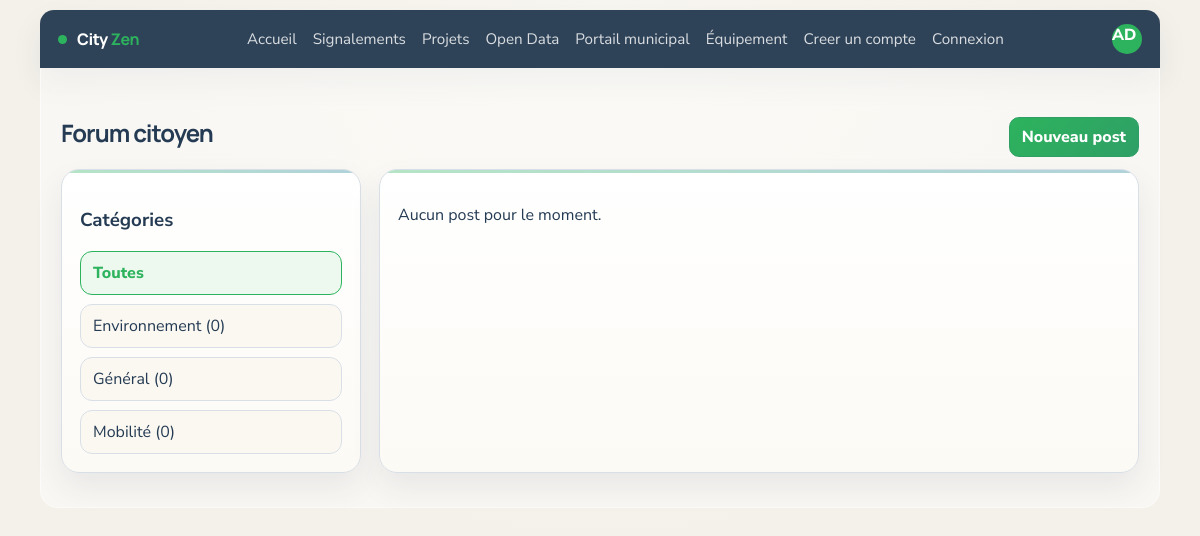
The page /forum/index.php on the database its author committed.
### tables this page shows
CREATE TABLE forum_categories (
  id INT UNSIGNED NOT NULL AUTO_INCREMENT,
  name VARCHAR(100) NOT NULL,
  description TEXT NULL,
  PRIMARY KEY (id),
  UNIQUE KEY uq_forum_categories_name (name)
);

### core/data.php (called while the page is built, shortened)
<?php
$cityzenNow = new DateTimeImmutable('now');
$appName = (string) (getenv('CITYZEN_APP_NAME') ?: 'projet');
$cityName = (string) (getenv('CITYZEN_CITY_NAME') ?: 'Municipalite de Tunis');

### core/auth.php (called while the page is built, shortened)
<?php
function cityzen_is_logged_in(): bool
{
    $u = $_SESSION['cityzen_user'] ?? null;
    return is_array($u) && ($u['username'] ?? '') !== '';
}
function cityzen_is_agent(): bool
{
    return ($_SESSION['cityzen_user']['role'] ?? '') === 'admin';
}
function cityzen_user_initials(): string
{
    $name = trim((string) ($_SESSION['cityzen_user']['full_name'] ?? ''));
    if ($name === '') {
        $name = (string) ($_SESSION['cityzen_user']['username'] ?? '');
    }
    global $cityzen;
    return (string) ($cityzen['user']['initials'] ?? '??');
}
function cityzen_public_nav_items(array $items): array
{
    return array_values(array_filter(
        $items,
        static fn (array $i): bool => ($i['key'] ?? '') !== 'back-office'
    ));
}
function cityzen_full_public_nav(array $items): array
{
    $nav = cityzen_public_nav_items($items);
    if (cityzen_is_logged_in()) {
        $nav[] = ['key' => 'settings', 'label' => 'Parametres', 'url' => '/controller/settings.php'];
        $nav[] = ['key' => 'logout', 'label' => 'Deconnexion', 'url' => '/controller/logout.php'];
    } else {
        $nav[] = ['key' => 'register', 'label' => 'Creer un compte', 'url' => '/register.php'];
        $nav[] = ['key' => 'agent-login', 'label' => 'Connexion', 'url' => '/controller/login.php'];
    }
    return $nav;
}

### core/forum_store.php (called while the page is built, shortened)
<?php
function cityzen_forum_categories_with_count(): array
{
    $pdo = cityzen_db();
    $sql = 'SELECT c.id, c.name, c.description, COUNT(p.id) AS posts_count
            FROM forum_categories c
            LEFT JOIN forum_posts p ON p.category_id = c.id
            GROUP BY c.id, c.name, c.description
            ORDER BY c.name ASC';
    $rows = $pdo->query($sql)->fetchAll();
    return array_map(static function (array $r): array {
        return [
            'id' => (int) $r['id'],
            'name' => (string) $r['name'],
            'description' => isset($r['description']) ? (string) $r['description'] : null,
            'posts_count' => (int) $r['posts_count'],
        ];
    }, $rows);
}
function cityzen_forum_posts(?int $categoryId = null, int $limit = 50): array
{
    $pdo = cityzen_db();
    $limit = max(1, min(200, $limit));
    $sql = 'SELECT p.id, p.title, p.content, p.user_id, p.category_id, p.created_at,
                   u.username, c.name AS category_name,
                   (SELECT COUNT(*) FROM forum_replies r WHERE r.post_id = p.id) AS replies_count
            FROM forum_posts p
            INNER JOIN users u ON u.id = p.user_id
            INNER JOIN forum_categories c ON c.id = p.category_id';
    $params = [];
    $sql .= ' ORDER BY p.created_at DESC LIMIT ' . $limit;
    $stmt = $pdo->prepare($sql);
    $stmt->execute($params);
    return $stmt->fetchAll();
}

### forum/index.php (the view, shortened to what this page needs)
<?php
require_once __DIR__ . '/../includes/layout.php';
require_once __DIR__ . '/../includes/forum_store.php';
$activeCategory = isset($_GET['category']) ? (int) $_GET['category'] : null;
$categories = cityzen_forum_categories_with_count();
$posts = cityzen_forum_posts($activeCategory, 60);
?>
<div class="site-shell">
  <header class="topbar topbar-public">
    <div class="brand"><span class="brand-dot"></span><span class="brand-text">City <strong>Zen</strong></span></div>
    <nav class="main-nav">
      <?php foreach (cityzen_full_public_nav($cityzen['public_menu']) as $item): ?>
        <?php $href = str_starts_with($item['url'], '/') ? cityzen_asset(ltrim($item['url'], '/')) : $item['url']; ?>
        <a href="<?= htmlspecialchars($href) ?>" class="<?= ($item['key'] ?? '') === 'forum' ? 'is-active' : '' ?>"><?= htmlspecialchars($item['label']) ?></a>
      <?php endforeach; ?>
    </nav>
    <div class="topbar-actions"><span class="avatar avatar-success"><?= htmlspecialchars(cityzen_user_initials()) ?></span></div>
  </header>
  <main class="page public-page">
    <section class="section-header">
      <h2>Forum citoyen</h2>
      <div class="forum-actions">
        <a class="forum-btn primary" href="<?= htmlspecialchars(cityzen_asset('forum/new.php')) ?>">Nouveau post</a>
      </div>
    </section>
    <div class="forum-layout">
      <aside class="forum-panel">
        <h3>Catégories</h3>
        <ul class="forum-cats">
          <li><a href="<?= htmlspecialchars(cityzen_asset('forum/index.php')) ?>" class="<?= $activeCategory === null ? 'is-active' : '' ?>">Toutes</a></li>
          <?php foreach ($categories as $cat): ?>
            <li>
              <a href="<?= htmlspecialchars(cityzen_asset('forum/index.php?category=' . (int) $cat['id'])) ?>" class="<?= $activeCategory === (int) $cat['id'] ? 'is-active' : '' ?>">
                <?= htmlspecialchars($cat['name']) ?> (<?= (int) $cat['posts_count'] ?>)
              </a>
            </li>
          <?php endforeach; ?>
        </ul>
      </aside>
      <section class="forum-panel">
        <div class="forum-post-list">
          <?php if ($posts === []): ?>
            <p>Aucun post pour le moment.</p>
          <?php endif; ?>
        </div>
      </section>
    </div>
  </main>
</div>

### assets/css/style.css (style rules this page uses)
:root { --bg: #f4f1ea; --surface: #ffffff; --surface-soft: #fbf8f2; --ink: #243b53; --muted: #7b8794; --line: #d9dfe7; --nav: #2f4358; --green: #2db35d; --green-soft: #edf8ef; --orange: #f08a1f; --orange-soft: #fff2df; --red: #ef523f; --red-soft: #feece8; --blue-soft: #eef5fb; --shadow: 0 14px 30px rgba(29, 53, 87, 0.08); --radius-lg: 18px; --radius-md: 14px; --radius-sm: 10px; }
* { box-sizing: border-box; }
html { scroll-behavior: smooth; }
body { margin: 0; font-family: "Nunito Sans", sans-serif; background: radial-gradient(circle at top, #f8f6f0 0%, var(--bg) 58%); color: var(--ink); }
a { color: inherit; text-decoration: none; }
.site-shell, .admin-layout { min-height: 100vh; }
.topbar { display: flex; align-items: center; justify-content: space-between; gap: 1rem; background: var(--nav); color: #fff; box-shadow: var(--shadow); }
.topbar-public { width: min(96%, 1120px); margin: 10px auto 0; padding: 14px 18px; border-radius: 14px 14px 0 0; }
.brand, .sidebar-brand { display: flex; align-items: center; gap: 10px; font-weight: 800; font-family: "Manrope", sans-serif; letter-spacing: -0.03em; }
.brand-dot { width: 9px; height: 9px; background: var(--green); border-radius: 999px; }
.brand-text strong, .sidebar-brand strong { color: var(--green); }
.main-nav, .topbar-actions, .admin-user { display: flex; align-items: center; gap: 1rem; }
.main-nav a { color: rgba(255, 255, 255, 0.82); font-size: 0.95rem; }
.avatar { width: 30px; height: 30px; border: 0; border-radius: 999px; color: #fff; font-weight: 800; cursor: pointer; }
.avatar-success { background: var(--green); }
.page { width: min(96%, 1120px); margin: 0 auto 28px; background: rgba(255, 255, 255, 0.42); border: 1px solid rgba(255, 255, 255, 0.5); border-top: 0; padding: 28px 20px 34px; border-radius: 0 0 18px 18px; }
.hero h1, .admin-header h1, .section-header h2, .panel h2 { font-family: "Manrope", sans-serif; letter-spacing: -0.04em; }
.section-header { display: flex; justify-content: space-between; align-items: center; gap: 12px; }
.section-header a { color: var(--green); font-weight: 800; }

### assets/css/forum.css (style rules this page uses)
.forum-layout { display: grid; grid-template-columns: 300px minmax(0, 1fr); gap: 18px; }
.forum-panel { position: relative; background: linear-gradient(180deg, #ffffff 0%, #fcfaf5 100%); border: 1px solid var(--line); border-radius: var(--radius-lg); box-shadow: var(--shadow); padding: 18px; overflow: hidden; }
.forum-panel::before { content: ""; position: absolute; inset: 0 auto auto 0; width: 100%; height: 3px; background: linear-gradient(90deg, var(--green), #1d7f94); opacity: 0.35; }
.forum-cats { list-style: none; margin: 0; padding: 0; display: grid; gap: 9px; }
.forum-cats a { display: flex; align-items: center; justify-content: space-between; gap: 10px; padding: 10px 12px; border-radius: 12px; background: var(--surface-soft); border: 1px solid var(--line); transition: border-color 0.18s ease, transform 0.18s ease, background 0.18s ease; }
.forum-cats a.is-active { border-color: var(--green); color: var(--green); font-weight: 800; background: var(--green-soft); }
.forum-post-list { display: grid; gap: 12px; }
.forum-actions { display: flex; flex-wrap: wrap; gap: 8px; margin-top: 10px; }
.forum-btn { display: inline-flex; align-items: center; justify-content: center; padding: 8px 12px; border-radius: 10px; border: 1px solid var(--line); font-weight: 700; background: var(--surface-soft); cursor: pointer; transition: transform 0.15s ease, box-shadow 0.15s ease, border-color 0.15s ease; }
.forum-btn.primary { background: linear-gradient(135deg, var(--green) 0%, #2f9f66 100%); border-color: #2f9f66; color: #fff; }

### rows shown on the page
forum_categories: name "Environnement", posts_count "0"
forum_categories: name "Général", posts_count "0"
forum_categories: name "Mobilité", posts_count "0"

### other values the page prints
$item['label'] "Accueil"
$item['label'] "Signalements"
$item['label'] "Projets"
$item['label'] "Open Data"
$item['label'] "Portail municipal"
$item['label'] "Équipement"
$item['label'] "Creer un compte"
$item['label'] "Connexion"
cityzen_user_initials() "AD"
